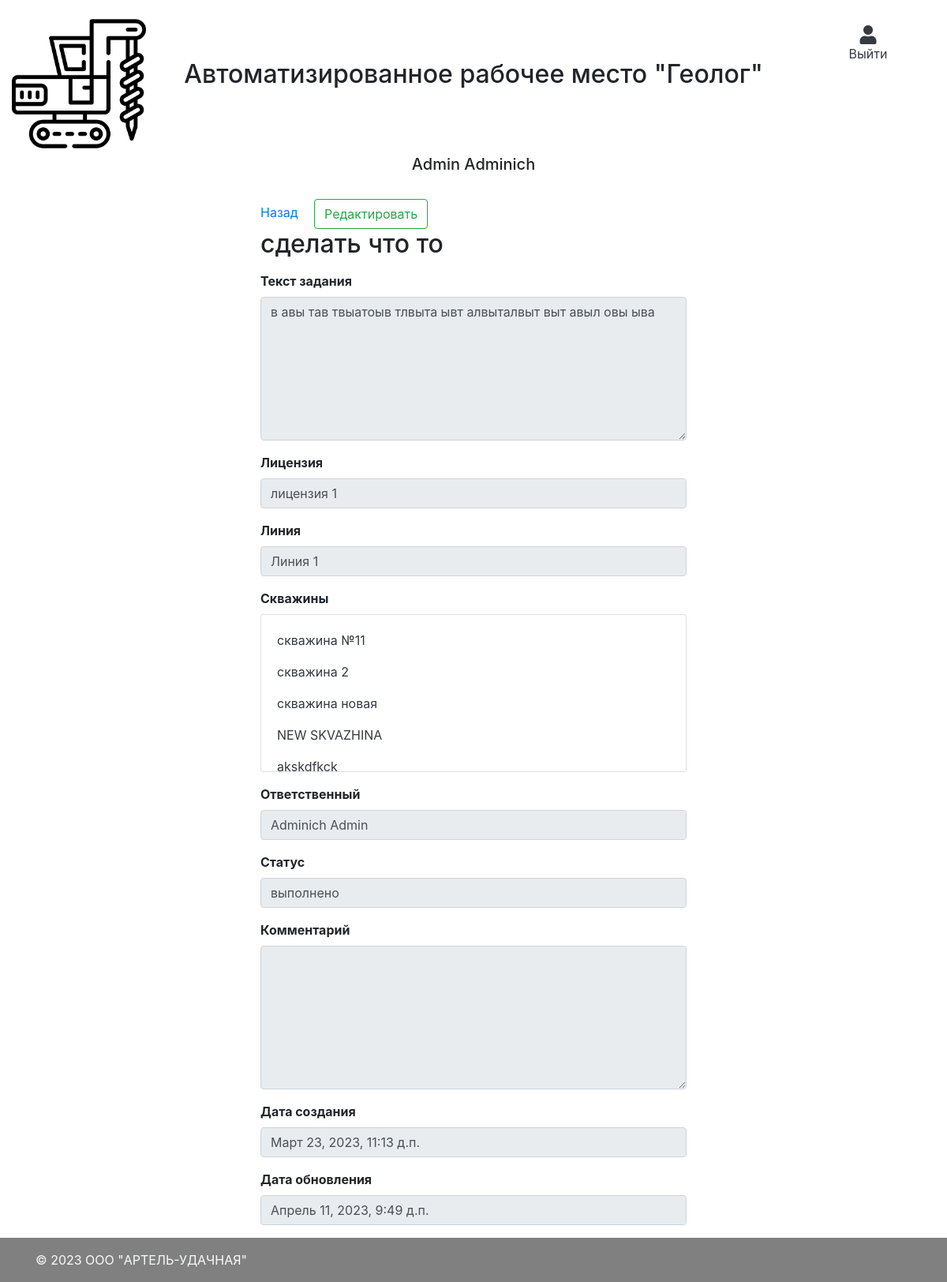
The page /tasks/1 (signed in) on the database as committed earlier.
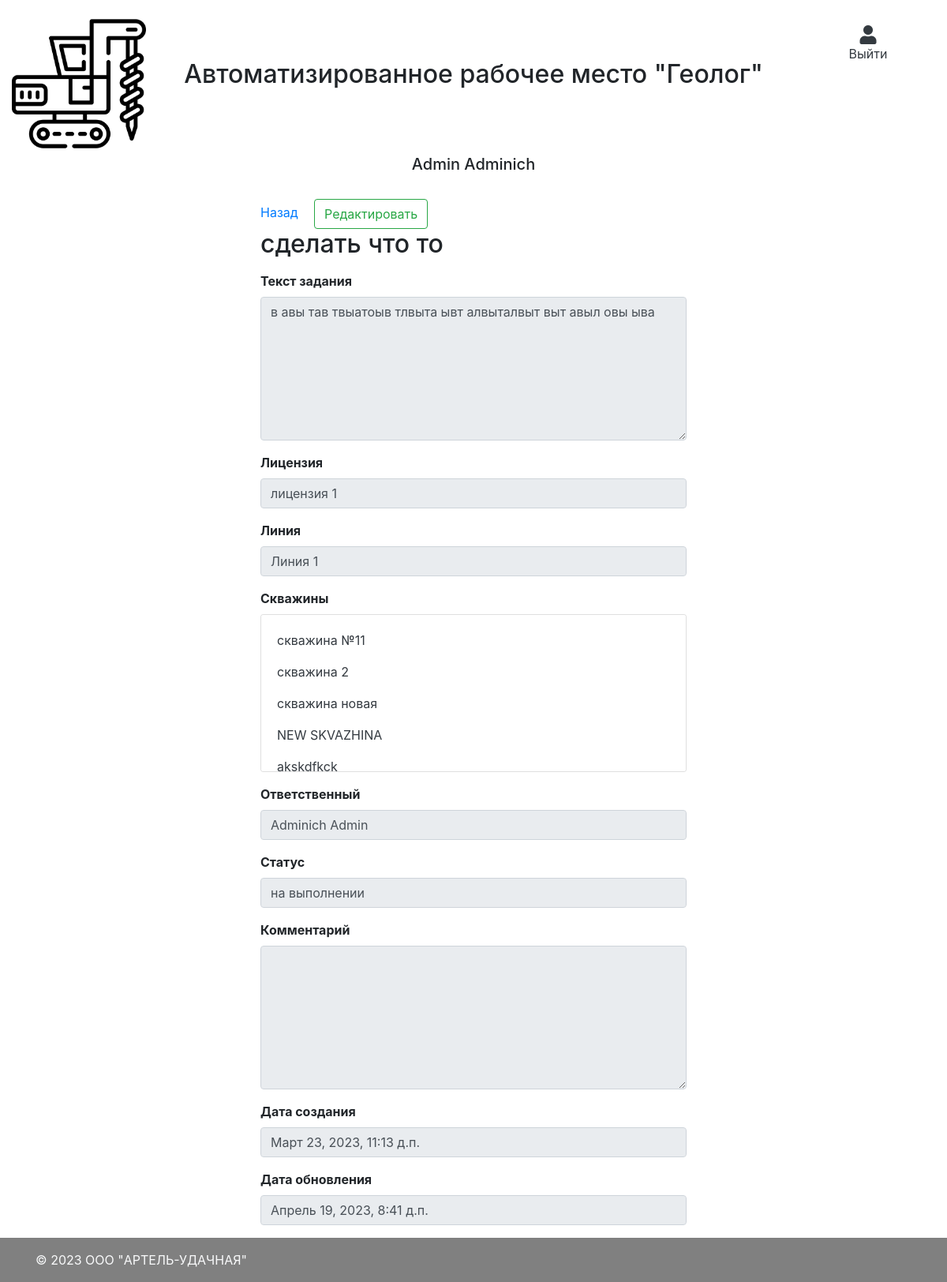
The same page on the database as committed later.
### main/models.py (models this page shows, shortened)
class CustomUser(AbstractBaseUser, PermissionsMixin):
    username = models.CharField("Логин пользователя", max_length=50, unique=True)
    first_name = models.CharField("Имя", max_length=50)
    last_name = models.CharField("Фамилия", max_length=50)
    patronymic = models.CharField("Отчество", max_length=50, default="нет")
    team = models.ForeignKey(Team, verbose_name="Номер бригады", on_delete=models.CASCADE, null=True)
    phone_number = models.CharField("Номер телефона", max_length=50, default="Не указано")
    email = models.EmailField(verbose_name="Email", max_length=255, unique=True, blank=True, null=True)
    role = models.ForeignKey(Role, on_delete=models.CASCADE, verbose_name="Должность")
    is_superuser = models.BooleanField(default=False)
    is_active = models.BooleanField(default=True)
    is_admin = models.BooleanField(default=False)
    objects = CustomUserManager()
    created_at = models.DateTimeField("Дата создания", auto_now_add=True)
    updated_at = models.DateTimeField("Дата обновления", auto_now=True)
    USERNAME_FIELD = 'username'
    REQUIRED_FIELDS = ['password']
    def __str__(self):
        return self.last_name + " " + self.first_name
    class Meta:
        verbose_name = "Пользователь"
        verbose_name_plural = "Пользователи"

class Task(models.Model):
    short_name = models.CharField("Брифинг", max_length=255)
    description = models.TextField("Текст задания")
    license = models.ForeignKey(License, on_delete=models.CASCADE, verbose_name="Лицензия")
    line = models.ForeignKey(Line, on_delete=models.CASCADE, verbose_name="Линия")
    wells = models.ManyToManyField(Well, through='WellTask', through_fields=('task', 'well'), verbose_name="Скважины")
    responsible = models.ForeignKey(CustomUser, on_delete=models.CASCADE, verbose_name="Ответственный")
    status = models.ForeignKey(TaskStatus, on_delete=models.CASCADE, verbose_name="Статус")
    comment = models.TextField("Комментарий", null=True, blank=True)
    created_at = models.DateTimeField("Дата создания", auto_now_add=True)
    updated_at = models.DateTimeField("Дата обновления", auto_now=True)
    class Meta:
        verbose_name = "Задание"
        verbose_name_plural = "Задания"

class License(models.Model):
    short_name = models.CharField("Наименование", max_length=255)
    name = models.TextField("Полное наименование")
    geologist = models.ForeignKey(CustomUser, related_name='geologist_id', on_delete=models.SET_NULL, verbose_name="Геолог", null=True)
    status = models.ForeignKey(LicenseStatus, on_delete=models.CASCADE, verbose_name="Статус")
    used_enginery = models.TextField("Используемая техника", null=True, default="Не назначено")
    watercourses = models.ManyToManyField(WaterCourse, through='LicenseWaterCourse', through_fields=('license', 'watercourse'), verbose_name="Водотоки", blank=True)
    lines = models.ManyToManyField(Line, through='LineLicenseWaterCourse', through_fields=('license', 'line'), verbose_name="Водотоки", blank=True)
    comment = models.TextField("Комментарий", null=True, blank=True)
    created_at = models.DateTimeField("Дата создания", auto_now_add=True)
    updated_at = models.DateTimeField("Дата обновления", auto_now=True)
    def __str__(self):
        return self.short_name
    class Meta:
        verbose_name = "Лицензия"
        verbose_name_plural = "Лицензии"

class Line(models.Model):
    name = models.CharField("Наименование", max_length=50)
    watercourse = models.ForeignKey(WaterCourse, on_delete=models.CASCADE, verbose_name="Водоток", null=True)
    def __str__(self):
        return self.name
    class Meta:
        verbose_name = "Линия"
        verbose_name_plural = "Линии"

class WellTask(models.Model):
    task = models.ForeignKey(Task, verbose_name="Задание", on_delete=models.CASCADE)
    well = models.ForeignKey(Well, verbose_name="Скважина", on_delete=models.CASCADE)

class Well(models.Model):
    name = models.CharField("Наименование", max_length=255, unique=True)
    description = models.TextField("Описание", null=True, blank=True)
    comment = models.TextField("Комментарий", null=True, blank=True)
    x = models.FloatField("x", null=True, blank=True)
    y = models.FloatField("y", null=True, blank=True)
    z = models.FloatField("z", null=True, blank=True)
    line = models.ForeignKey(Line, verbose_name="Линия", on_delete=models.CASCADE, null=True)
    pillar_photo = models.ImageField("Фото штаги", upload_to='images/', null=True)
    created_at = models.DateTimeField("Дата создания", auto_now_add=True)
    updated_at = models.DateTimeField("Дата обновления", auto_now=True)
    class Meta:
        verbose_name = "Скважина"
        verbose_name_plural = "Скважины"
        unique_together = ('name', 'line',)

class TaskStatus(models.Model):
    name = models.CharField("Наименование", max_length=50)
    def __str__(self):
        return self.name
    class Meta:
        verbose_name = "Статус задания"
        verbose_name_plural = "Статусы заданий"

### main/views.py (the view)
# urls.py: path('tasks/<int:pk>', views.TaskDetailView.as_view(), name='tasks_detail'),
class TaskDetailView(LoginRequiredMixin, DetailView):
    template_name = "main/tasks/index.html"
    model = models.Task
    queryset = models.Task.objects.all()
    def get_context_data(self, **kwargs):
        context = super().get_context_data(**kwargs)
        context['wells'] = models.WellTask.objects.filter(task=self.get_object()).all()
        return context

### templates/main/tasks/index.html
{% extends "layout.html" %}
{% block content %}
    <div class="col-12">
        <div class="row justify-content-center">
            <div class="col-md-6">
                <div class="form-group">
                    <a href="/main_menu?target=tasks">Назад</a>
                    <a href="/tasks/edit/{{ object.id }}" class="ml-3 btn btn-outline-success">Редактировать</a>
                    <h2>{{ object.short_name }}</h2>
                </div>
                <div class="form-group">
                    <label for="description" class="font-weight-bold">Текст задания</label>
                    <textarea type="text" class="form-control" readonly id="description" rows="7">{{ object.description }}</textarea>
                </div>
                <div class="form-group">
                    <label for="license" class="font-weight-bold">Лицензия</label>
                    <input type="text" class="form-control" readonly id="license" value="{{ object.license }}">
                </div>
                <div class="form-group">
                    <label for="line" class="font-weight-bold">Линия</label>
                    <input type="text" class="form-control" readonly id="line" value="{{ object.line }}">
                </div>
                <div class="form-group">
                    <label for="well" class="font-weight-bold">Скважины</label>
                    <div id="wells" class="card card-body" style="overflow-y: scroll; height:200px;">
                        {% for well in wells %}
                            <p><a href="/wells/{{well.well.id}}" class="text-dark">{{ well.well.name }}</a></p>
                        {% endfor %}
                    </div>
                </div>
                <div class="form-group">
                    <label for="responsible" class="font-weight-bold">Ответственный</label>
                    <input type="text" class="form-control" readonly id="responsible" value="{{ object.responsible }}">
                </div>
                <div class="form-group">
                    <label for="status" class="font-weight-bold">Статус</label>
                    <input type="text" class="form-control" readonly id="status" value="{{ object.status }}">
                </div>
                <div class="form-group">
                    <label for="comment" class="font-weight-bold">Комментарий</label>
                    <textarea type="text" class="form-control" readonly id="comment" rows="7">{{ object.comment }}</textarea>
                </div>
                <div class="form-group">
                    <label for="created_at" class="font-weight-bold">Дата создания</label>
                    <input type="text" class="form-control" readonly id="created_at" value="{{ object.created_at }}">
                </div>
                <div class="form-group">
                    <label for="updated_at" class="font-weight-bold">Дата обновления</label>
                    <input type="text" class="form-control" readonly id="updated_at" value="{{ object.updated_at }}">
                </div>
            </div>
        </div>
    </div>
{% endblock %}

### templates/layout.html (shortened to what this page needs)
<html lang="en">
    <head>
        <link rel="stylesheet" href="https://maxcdn.bootstrapcdn.com/bootstrap/4.0.0/css/bootstrap.min.css">
        <link rel="stylesheet" href="https://cdnjs.cloudflare.com/ajax/libs/font-awesome/5.15.4/css/all.min.css" />
        <link rel="stylesheet" href="/static/css/main.scss" />
    </head>
    <body class="d-flex flex-column min-vh-100">
      <div class="container-fluid navbar-light bg-navbar-main">
        <div class="row">
            <div class="col-12 col-lg-2 text-center mt-3">
              <a href="/"><img class="img-fluid navbar-brand" src="/static/images/navbar_brand.png"></a>
            </div>
            <div class="col-12 col-lg-8 justify-content-center d-flex align-items-center">
              <h2>Автоматизированное рабочее место "Геолог"</h2>
            </div>
            <div class="col-12 col-lg-2 text-center mt-3">
              <ul class="d-none d-lg-block navbar-nav mr-auto mt-2 ml-3 ml-md-0 mt-lg-0 justify-content-center">
                {% if request.user.is_authenticated %}
                  <li class="nav-item dropdown">
                    <a class="nav-link d-flex flex-column text-dark mt-2" href="/logout">
                      <i class="fa fa-user" aria-hidden="true" style="font-size: 24px;"></i> Выйти
                    </a>
                  </li>
                {% else %}
                  {% comment %} <li class="nav-item m-lg-0">
                    <i class="fa fa-user" aria-hidden="true" style="font-size: 24px;">Войти</i>
                  </li> {% endcomment %}
                {% endif %}
              </ul>
            </div>
            <div class="col-12 col-lg-12 justify-content-center d-flex align-items-center">
              <h5 class="text-center">
                {% if request.user.is_authenticated %}
                  {{ request.user.first_name }} {{ request.user.last_name }}
                {% else %}
                  {% comment %} <li class="nav-item m-lg-0">
                    <i class="fa fa-user" aria-hidden="true" style="font-size: 24px;">Войти</i>
                  </li> {% endcomment %}
                {% endif %}
              </h5>
            </div>
        </div>
      </div>
      <div class="container mt-4">
          <div class="row">
              {% block content %}{% endblock %}
          </div>
      </div>
      <footer class="mt-auto py-3" style="background-color: #808080">
        <div class="container">
          <span class="text-light">© 2023 OOO "АРТЕЛЬ-УДАЧНАЯ"</span>
        </div>
      </footer>
    </body>
</html>

Rows that differ between the two databases and show on the page:
changed Task "сделать что то": status "выполнено" → "на выполнении"; updated_at "Апрель 11, 2023, 9:49 д.п." → "Апрель 19, 2023, 8:41 д.п."
